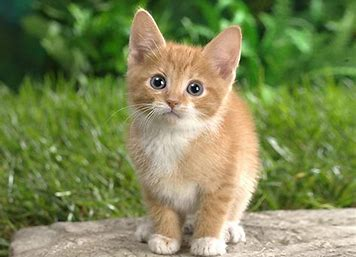
#> input picture opencv/cat.jpg, 356 x 257 px
$ jupyter execute 'cv2-基本操作.ipynb'
#> lines starting #> are read from the running program, lines starting #| are printed output that depends on the picture
[cell 1]
import cv2 as cv2

[cell 2]
img = cv2.imread("cat.jpg")
#> img is the input picture: shape (257, 356, 3); mean B, G, R 84.2, 135.1, 124.9
cv2.namedWindow("input image",cv2.WINDOW_AUTOSIZE)
cv2.imshow("input image",img)

[cell 3]
def imgshow(img):
    cv2.namedWindow("input image",cv2.WINDOW_AUTOSIZE)
    cv2.imshow("input image",img)
    cv2.waitKey(0)

[cell 4]
cv2.destroyAllWindows()

[cell 5]
import numpy as np

- cv2.IMREAD_COLOR 彩色图
- cv2.IMREAD_GRAYSCALE 灰度图

[cell 6]
img = cv2.imread("cat.jpg",cv2.IMREAD_GRAYSCALE)
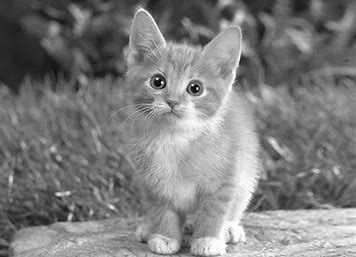
#> img: shape (257, 356); min 0, max 255, mean 126.2
imgshow(img)

[cell 7]
cv2.destroyAllWindows()

[cell 8]
cv2.imwrite('cat.jpg',img) #保存
#> Out = True
